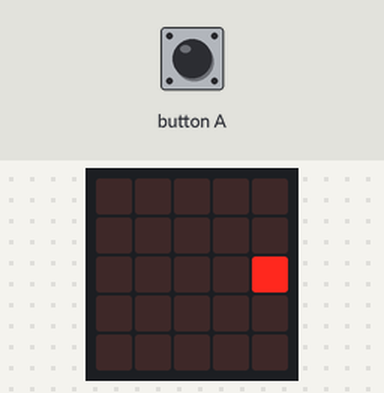
The program below on a simulated BBC micro:bit (MakeCode). Shown: the board's 5×5 LED display. Inputs (shaded band) come from the test bench. The short countdown, score and lost-life animations are approximate.

Above: at 0.6 s.
At 1.2 s:
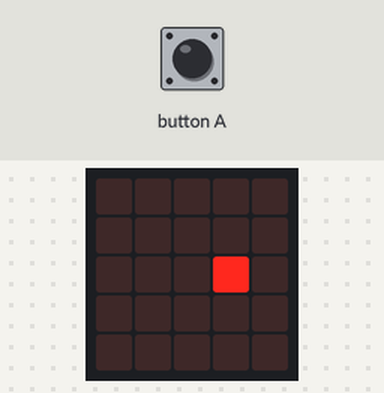
1.3 s: button A pressed for 0.15 s
At 2.4 s:
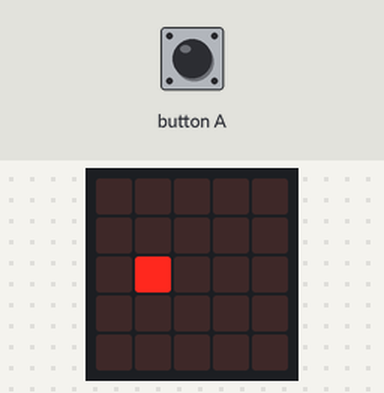
Timing chart, 0 to 4.3 s (numbered marks = the images above; inputs shaded):
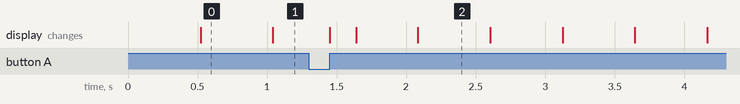

Measured:
- what the display in image 0 shows lasts 0.5 s, from 0.5 s to 1.0 s

The program:

main.ts
```typescript
input.onButtonPressed(Button.A, function () {
    if (sprite.get(LedSpriteProperty.X) == 2) {
        game.addScore(1)
    } else if (sprite.get(LedSpriteProperty.X) == 3 || sprite.get(LedSpriteProperty.X) == 1) {
        game.addScore(-1)
    } else {
        game.gameOver()
    }
})
let sprite: game.LedSprite = null
sprite = game.createSprite(2, 2)
basic.forever(function () {
    sprite.move(1)
    sprite.ifOnEdgeBounce()
    basic.pause(500)
})
```

test.ts
```typescript
// 在此处测试；当此软件包作为插件使用时，将不会编译此软件包。
```
